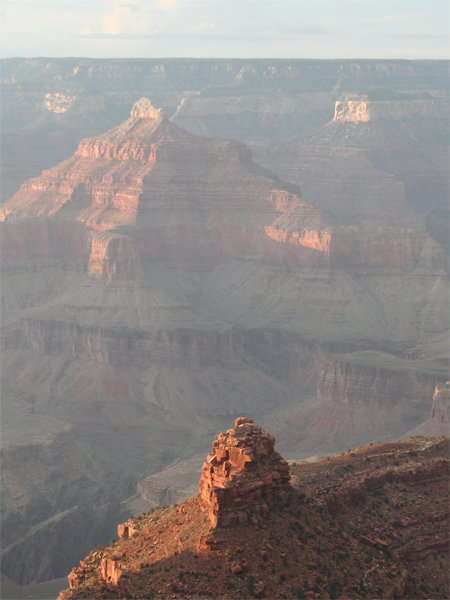
#> input picture Color Attenuation/Color-Attenuation-Prior-Dehazing-master/data/input.png, 450 x 600 px
$ python runDehazing.py   (Python 2 division)
#> lines starting #> are read from the running program, lines starting #| are printed output that depends on the picture
#> further down, I is the input picture: shape (600, 450, 3); mean B, G, R 133.7, 135.4, 141.2
#> in calDepthMap, `hsvI = cv2.cvtColor(I, cv2.COLOR_BGR2HSV)`: hsvI: shape (600, 450, 3); mean H, S, V 67.2, 26.1, 144.2
### Color Attenuation/Color-Attenuation-Prior-Dehazing-master/GuidedFilter.py
# -*- coding: utf-8 -*-
import numpy as np
import cv2

class GuidedFilter:

    def __init__(self, I, radius=5, epsilon=0.4):

        self._radius = 2 * radius + 1
        self._epsilon = epsilon
        self._I = self._toFloatImg(I)

        self._initFilter()

    def _toFloatImg(self, img):
        if img.dtype == np.float32:
            return img
        return ( 1.0 / 255.0 ) * np.float32(img)

    def _initFilter(self):
        I = self._I
        r = self._radius
        eps = self._epsilon

        Ir, Ig, Ib = I[:, :, 0], I[:, :, 1], I[:, :, 2]

        self._Ir_mean = cv2.blur(Ir, (r, r))
        self._Ig_mean = cv2.blur(Ig, (r, r))
        self._Ib_mean = cv2.blur(Ib, (r, r))

        Irr_var = cv2.blur(Ir ** 2, (r, r)) - self._Ir_mean ** 2 + eps
        Irg_var = cv2.blur(Ir * Ig, (r, r)) - self._Ir_mean * self._Ig_mean
        Irb_var = cv2.blur(Ir * Ib, (r, r)) - self._Ir_mean * self._Ib_mean
        Igg_var = cv2.blur(Ig * Ig, (r, r)) - self._Ig_mean * self._Ig_mean + eps
        Igb_var = cv2.blur(Ig * Ib, (r, r)) - self._Ig_mean * self._Ib_mean
        Ibb_var = cv2.blur(Ib * Ib, (r, r)) - self._Ib_mean * self._Ib_mean + eps
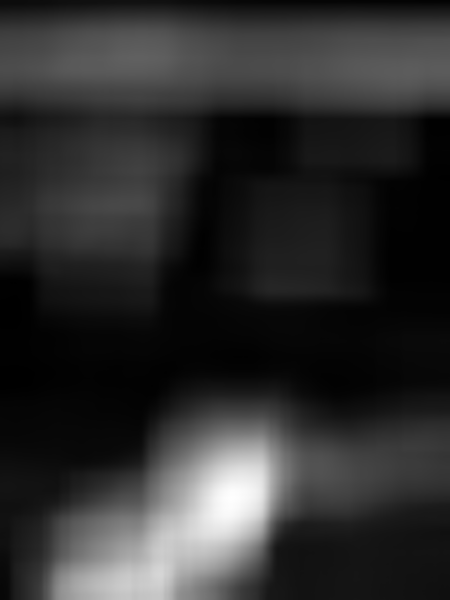
#> Ibb_var: shape (600, 450) float32; min 0.0016, max 0.0418, mean 0.00891; drawn with min black and max white


        self._Ir_mean = cv2.blur(Ir, (r, r))
        self._Ig_mean = cv2.blur(Ig, (r, r))
        self._Ib_mean = cv2.blur(Ib, (r, r))

        Irr_var = cv2.blur(Ir ** 2, (r, r)) - self._Ir_mean ** 2 + eps
        Irg_var = cv2.blur(Ir * Ig, (r, r)) - self._Ir_mean * self._Ig_mean
        Irb_var = cv2.blur(Ir * Ib, (r, r)) - self._Ir_mean * self._Ib_mean
        Igg_var = cv2.blur(Ig * Ig, (r, r)) - self._Ig_mean * self._Ig_mean + eps
        Igb_var = cv2.blur(Ig * Ib, (r, r)) - self._Ig_mean * self._Ib_mean
        Ibb_var = cv2.blur(Ib * Ib, (r, r)) - self._Ib_mean * self._Ib_mean + eps


        Irr_inv = Igg_var * Ibb_var - Igb_var * Igb_var
        Irg_inv = Igb_var * Irb_var - Irg_var * Ibb_var
        Irb_inv = Irg_var * Igb_var - Igg_var * Irb_var
        Igg_inv = Irr_var * Ibb_var - Irb_var * Irb_var
        Igb_inv = Irb_var * Irg_var - Irr_var * Igb_var
        Ibb_inv = Irr_var * Igg_var - Irg_var * Irg_var

        I_cov = Irr_inv * Irr_var + Irg_inv * Irg_var + Irb_inv * Irb_var
        Irr_inv /= I_cov
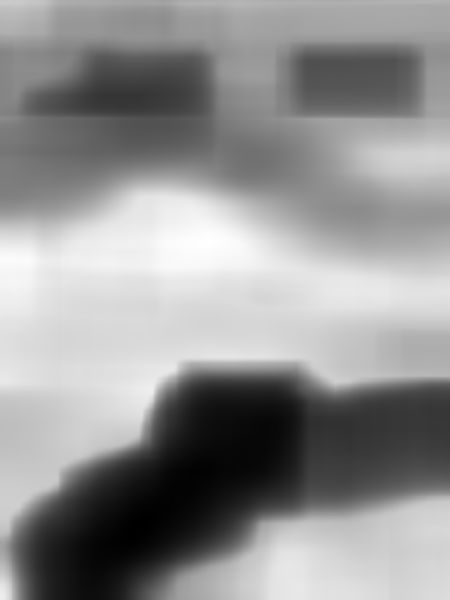
#> Irr_inv: shape (600, 450) float32; min 322.5, max 863.5, mean 632.7; drawn with min black and max white
        Irg_inv /= I_cov
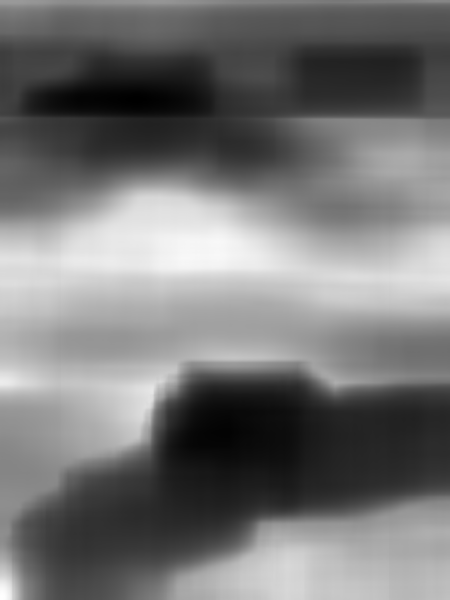
#> Irg_inv: shape (600, 450) float32; min -397.3, max -120.3, mean -269.8; drawn with min black and max white
        Irb_inv /= I_cov
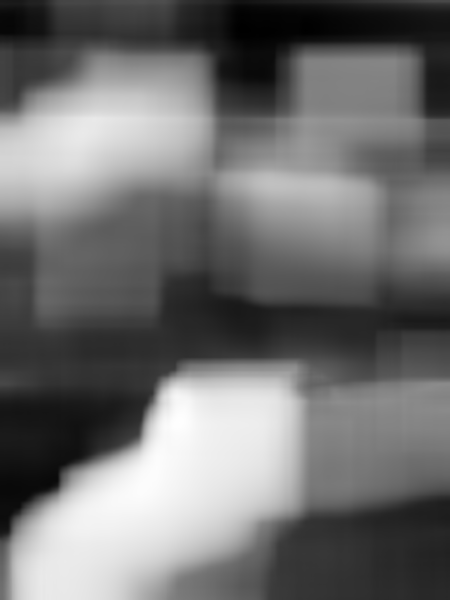
#> Irb_inv: shape (600, 450) float32; min -260.4, max 133.4, mean -87; drawn with min black and max white
        Igg_inv /= I_cov
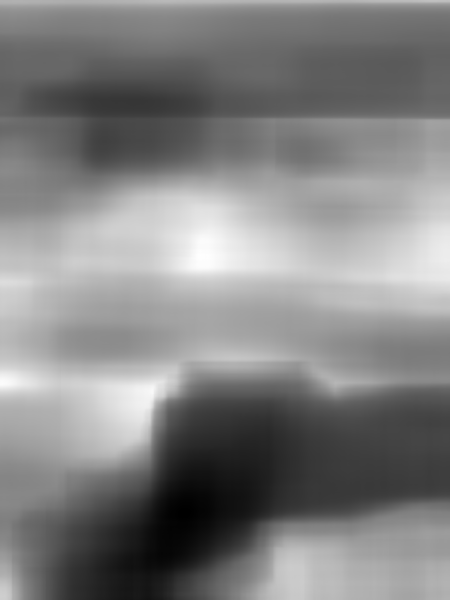
#> Igg_inv: shape (600, 450) float32; min 520.7, max 812.1, mean 669.6; drawn with min black and max white
        Igb_inv /= I_cov
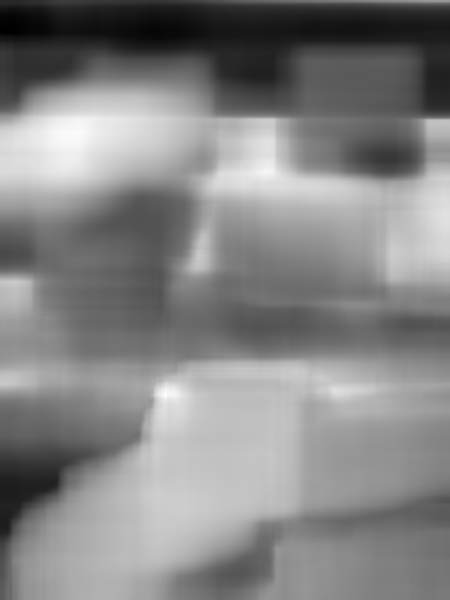
#> Igb_inv: shape (600, 450) float32; min -338.8, max -138.7, mean -234.6; drawn with min black and max white
        Ibb_inv /= I_cov
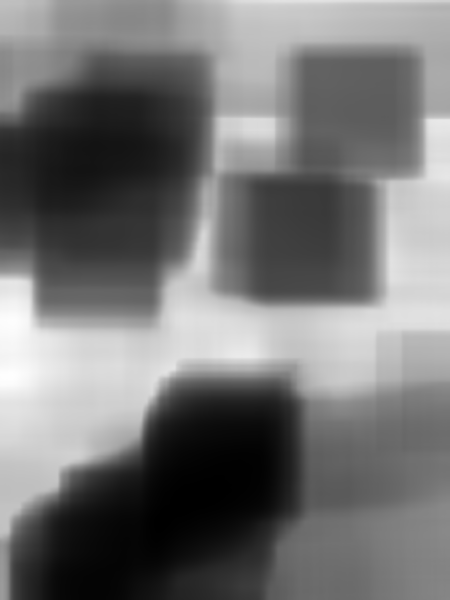
#> Ibb_inv: shape (600, 450) float32; min 97.13, max 714.5, mean 377; drawn with min black and max white

        self._Irr_inv = Irr_inv
        self._Irg_inv = Irg_inv
        self._Irb_inv = Irb_inv
        self._Igg_inv = Igg_inv
        self._Igb_inv = Igb_inv
        self._Ibb_inv = Ibb_inv

    # [36 lines left out: functions _computeCoefficients, _computeOutput, not called in this run]

    def filter(self, p):

#> (the run stopped early here; a loop or call above may not have finished)
